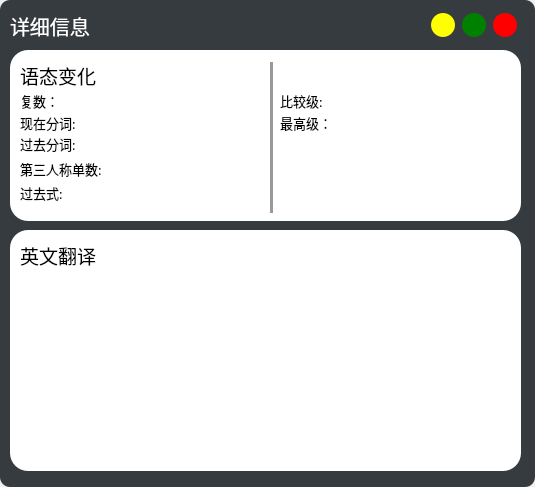
<?xml version="1.0" encoding="UTF-8"?>
<ui version="4.0">
 <class>Dialog</class>
 <widget class="QDialog" name="Dialog">
  <property name="geometry">
   <rect>
    <x>0</x>
    <y>0</y>
    <width>535</width>
    <height>487</height>
   </rect>
  </property>
  <property name="windowTitle">
   <string>Dialog</string>
  </property>
  <property name="styleSheet">
   <string notr="true"/>
  </property>
  <widget class="QWidget" name="widget" native="true">
   <property name="geometry">
    <rect>
     <x>10</x>
     <y>50</y>
     <width>511</width>
     <height>171</height>
    </rect>
   </property>
   <property name="font">
    <font>
     <weight>75</weight>
     <bold>true</bold>
    </font>
   </property>
   <property name="styleSheet">
    <string notr="true">background-color: rgb(255, 255, 255);
border-radius: 18px</string>
   </property>
   <widget class="QLabel" name="label">
    <property name="geometry">
     <rect>
      <x>10</x>
      <y>10</y>
      <width>101</width>
      <height>31</height>
     </rect>
    </property>
    <property name="font">
     <font>
      <family>黑体</family>
      <pointsize>14</pointsize>
      <weight>50</weight>
      <bold>false</bold>
     </font>
    </property>
    <property name="text">
     <string>语态变化</string>
    </property>
   </widget>
   <widget class="QLabel" name="label_3">
    <property name="geometry">
     <rect>
      <x>10</x>
      <y>40</y>
      <width>51</width>
      <height>21</height>
     </rect>
    </property>
    <property name="font">
     <font>
      <family>阿里巴巴普惠体 R</family>
      <pointsize>10</pointsize>
     </font>
    </property>
    <property name="text">
     <string>复数：</string>
    </property>
   </widget>
   <widget class="QLabel" name="s">
    <property name="geometry">
     <rect>
      <x>60</x>
      <y>40</y>
      <width>201</width>
      <height>21</height>
     </rect>
    </property>
    <property name="font">
     <font>
      <family>JetBrains Mono</family>
      <pointsize>10</pointsize>
      <italic>true</italic>
      <underline>true</underline>
     </font>
    </property>
    <property name="styleSheet">
     <string notr="true">
background-color:transparent;</string>
    </property>
    <property name="text">
     <string/>
    </property>
   </widget>
   <widget class="QLabel" name="label_5">
    <property name="geometry">
     <rect>
      <x>10</x>
      <y>62</y>
      <width>81</width>
      <height>21</height>
     </rect>
    </property>
    <property name="font">
     <font>
      <family>阿里巴巴普惠体 R</family>
      <pointsize>10</pointsize>
     </font>
    </property>
    <property name="text">
     <string>现在分词:</string>
    </property>
   </widget>
   <widget class="QLabel" name="ing">
    <property name="geometry">
     <rect>
      <x>90</x>
      <y>62</y>
      <width>171</width>
      <height>21</height>
     </rect>
    </property>
    <property name="font">
     <font>
      <family>JetBrains Mono</family>
      <pointsize>10</pointsize>
      <italic>true</italic>
      <underline>true</underline>
     </font>
    </property>
    <property name="styleSheet">
     <string notr="true">
background-color:transparent;</string>
    </property>
    <property name="text">
     <string/>
    </property>
   </widget>
   <widget class="QLabel" name="label_7">
    <property name="geometry">
     <rect>
      <x>10</x>
      <y>83</y>
      <width>81</width>
      <height>21</height>
     </rect>
    </property>
    <property name="font">
     <font>
      <family>阿里巴巴普惠体 R</family>
      <pointsize>10</pointsize>
     </font>
    </property>
    <property name="text">
     <string>过去分词:</string>
    </property>
   </widget>
   <widget class="QLabel" name="ed">
    <property name="geometry">
     <rect>
      <x>90</x>
      <y>83</y>
      <width>171</width>
      <height>21</height>
     </rect>
    </property>
    <property name="font">
     <font>
      <family>JetBrains Mono</family>
      <pointsize>10</pointsize>
      <italic>true</italic>
      <underline>true</underline>
     </font>
    </property>
    <property name="styleSheet">
     <string notr="true">
background-color:transparent;</string>
    </property>
    <property name="text">
     <string/>
    </property>
   </widget>
   <widget class="QLabel" name="label_9">
    <property name="geometry">
     <rect>
      <x>10</x>
      <y>108</y>
      <width>111</width>
      <height>21</height>
     </rect>
    </property>
    <property name="font">
     <font>
      <family>阿里巴巴普惠体 R</family>
      <pointsize>10</pointsize>
     </font>
    </property>
    <property name="text">
     <string>第三人称单数:</string>
    </property>
   </widget>
   <widget class="QLabel" name="es">
    <property name="geometry">
     <rect>
      <x>120</x>
      <y>108</y>
      <width>141</width>
      <height>21</height>
     </rect>
    </property>
    <property name="font">
     <font>
      <family>JetBrains Mono</family>
      <pointsize>10</pointsize>
      <italic>true</italic>
      <underline>true</underline>
     </font>
    </property>
    <property name="styleSheet">
     <string notr="true">
background-color:transparent;</string>
    </property>
    <property name="text">
     <string/>
    </property>
   </widget>
   <widget class="QLabel" name="label_11">
    <property name="geometry">
     <rect>
      <x>10</x>
      <y>132</y>
      <width>81</width>
      <height>21</height>
     </rect>
    </property>
    <property name="font">
     <font>
      <family>阿里巴巴普惠体 R</family>
      <pointsize>10</pointsize>
     </font>
    </property>
    <property name="text">
     <string>过去式:</string>
    </property>
   </widget>
   <widget class="QLabel" name="ed_">
    <property name="geometry">
     <rect>
      <x>70</x>
      <y>132</y>
      <width>191</width>
      <height>21</height>
     </rect>
    </property>
    <property name="font">
     <font>
      <family>JetBrains Mono</family>
      <pointsize>10</pointsize>
      <italic>true</italic>
      <underline>true</underline>
     </font>
    </property>
    <property name="styleSheet">
     <string notr="true">
background-color:transparent;</string>
    </property>
    <property name="text">
     <string/>
    </property>
   </widget>
   <widget class="QLabel" name="label_13">
    <property name="geometry">
     <rect>
      <x>270</x>
      <y>40</y>
      <width>61</width>
      <height>21</height>
     </rect>
    </property>
    <property name="font">
     <font>
      <family>阿里巴巴普惠体 R</family>
      <pointsize>10</pointsize>
     </font>
    </property>
    <property name="text">
     <string>比较级:</string>
    </property>
   </widget>
   <widget class="QLabel" name="er">
    <property name="geometry">
     <rect>
      <x>330</x>
      <y>40</y>
      <width>181</width>
      <height>21</height>
     </rect>
    </property>
    <property name="font">
     <font>
      <family>JetBrains Mono</family>
      <pointsize>10</pointsize>
      <italic>true</italic>
      <underline>true</underline>
     </font>
    </property>
    <property name="styleSheet">
     <string notr="true">
background-color:transparent;</string>
    </property>
    <property name="text">
     <string/>
    </property>
   </widget>
   <widget class="Line" name="line">
    <property name="geometry">
     <rect>
      <x>260</x>
      <y>12</y>
      <width>3</width>
      <height>151</height>
     </rect>
    </property>
    <property name="styleSheet">
     <string notr="true">background-color: rgb(153, 153, 153);</string>
    </property>
    <property name="orientation">
     <enum>Qt::Vertical</enum>
    </property>
   </widget>
   <widget class="QLabel" name="est">
    <property name="geometry">
     <rect>
      <x>330</x>
      <y>62</y>
      <width>181</width>
      <height>21</height>
     </rect>
    </property>
    <property name="font">
     <font>
      <family>JetBrains Mono</family>
      <pointsize>10</pointsize>
      <italic>true</italic>
      <underline>true</underline>
     </font>
    </property>
    <property name="styleSheet">
     <string notr="true">
background-color:transparent;</string>
    </property>
    <property name="text">
     <string/>
    </property>
   </widget>
   <widget class="QLabel" name="label_16">
    <property name="geometry">
     <rect>
      <x>270</x>
      <y>62</y>
      <width>61</width>
      <height>21</height>
     </rect>
    </property>
    <property name="font">
     <font>
      <family>阿里巴巴普惠体 R</family>
      <pointsize>10</pointsize>
     </font>
    </property>
    <property name="text">
     <string>最高级：</string>
    </property>
   </widget>
  </widget>
  <widget class="QWidget" name="widget_2" native="true">
   <property name="geometry">
    <rect>
     <x>10</x>
     <y>230</y>
     <width>511</width>
     <height>241</height>
    </rect>
   </property>
   <property name="styleSheet">
    <string notr="true">background-color: rgb(255, 255, 255);
border-radius: 18px</string>
   </property>
   <widget class="QLabel" name="label_2">
    <property name="geometry">
     <rect>
      <x>10</x>
      <y>10</y>
      <width>101</width>
      <height>31</height>
     </rect>
    </property>
    <property name="font">
     <font>
      <family>黑体</family>
      <pointsize>14</pointsize>
      <weight>50</weight>
      <bold>false</bold>
     </font>
    </property>
    <property name="text">
     <string>英文翻译</string>
    </property>
   </widget>
   <widget class="QTextBrowser" name="textBrowser">
    <property name="geometry">
     <rect>
      <x>10</x>
      <y>40</y>
      <width>491</width>
      <height>201</height>
     </rect>
    </property>
    <property name="font">
     <font>
      <family>JetBrains Mono</family>
      <pointsize>11</pointsize>
     </font>
    </property>
   </widget>
  </widget>
  <widget class="QWidget" name="layoutWidget">
   <property name="geometry">
    <rect>
     <x>430</x>
     <y>10</y>
     <width>91</width>
     <height>31</height>
    </rect>
   </property>
   <layout class="QHBoxLayout" name="WindowsTitle">
    <item>
     <widget class="QPushButton" name="small">
      <property name="minimumSize">
       <size>
        <width>24</width>
        <height>24</height>
       </size>
      </property>
      <property name="maximumSize">
       <size>
        <width>24</width>
        <height>24</height>
       </size>
      </property>
      <property name="styleSheet">
       <string notr="true">border-radius:12;
background-color: yellow;</string>
      </property>
      <property name="text">
       <string/>
      </property>
     </widget>
    </item>
    <item>
     <widget class="QPushButton" name="Max">
      <property name="minimumSize">
       <size>
        <width>24</width>
        <height>24</height>
       </size>
      </property>
      <property name="maximumSize">
       <size>
        <width>24</width>
        <height>24</height>
       </size>
      </property>
      <property name="styleSheet">
       <string notr="true">border-radius:12;
background-color: green;</string>
      </property>
      <property name="text">
       <string/>
      </property>
     </widget>
    </item>
    <item>
     <widget class="QPushButton" name="exit">
      <property name="minimumSize">
       <size>
        <width>24</width>
        <height>24</height>
       </size>
      </property>
      <property name="maximumSize">
       <size>
        <width>24</width>
        <height>24</height>
       </size>
      </property>
      <property name="styleSheet">
       <string notr="true">border-radius:12;
background-color: red;</string>
      </property>
      <property name="text">
       <string/>
      </property>
      <property name="shortcut">
       <string>Esc</string>
      </property>
     </widget>
    </item>
   </layout>
  </widget>
  <widget class="QLabel" name="Background">
   <property name="geometry">
    <rect>
     <x>0</x>
     <y>0</y>
     <width>535</width>
     <height>487</height>
    </rect>
   </property>
   <property name="styleSheet">
    <string notr="true">background-color:#363b40;
border-radius:10px;</string>
   </property>
   <property name="text">
    <string/>
   </property>
  </widget>
  <widget class="QLabel" name="label_4">
   <property name="geometry">
    <rect>
     <x>10</x>
     <y>10</y>
     <width>101</width>
     <height>31</height>
    </rect>
   </property>
   <property name="font">
    <font>
     <family>阿里巴巴普惠体 R</family>
     <pointsize>15</pointsize>
    </font>
   </property>
   <property name="styleSheet">
    <string notr="true">color: rgb(255, 255, 255);</string>
   </property>
   <property name="text">
    <string>详细信息</string>
   </property>
  </widget>
  <zorder>Background</zorder>
  <zorder>widget</zorder>
  <zorder>widget_2</zorder>
  <zorder>layoutWidget</zorder>
  <zorder>label_4</zorder>
 </widget>
 <resources/>
 <connections/>
</ui>
